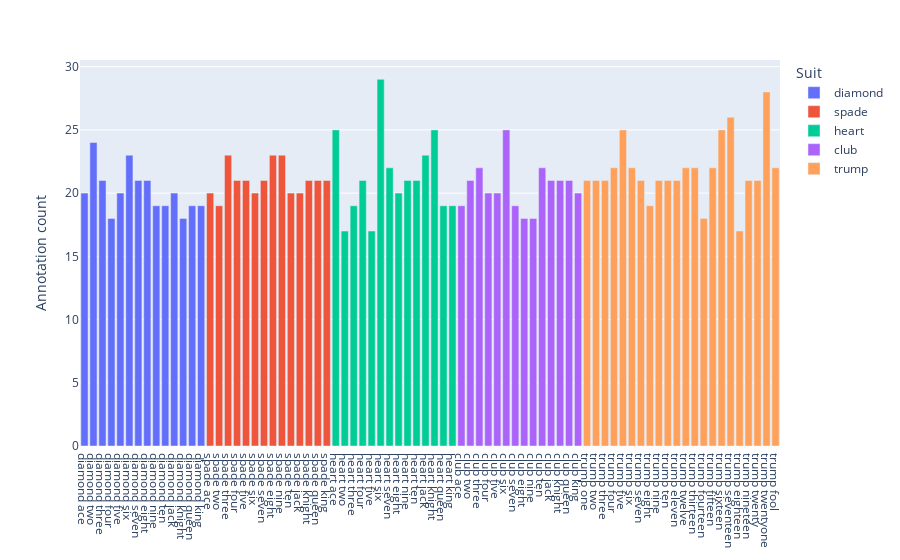

The notebook cell saved with this chart:
### Code cell
fig = px.bar(
    x=classes,
    y=[count[c] for c in classes],
    color=[c.split(" ")[0] for c in classes],
)
fig.update_layout(
    xaxis={"dtick": classes},
    xaxis_title=None,
    yaxis_title="Annotation count",
    legend_title="Suit",
)

### Figure 1 — Plotly figure (JSON) as saved in the notebook; plotly's stock layout.template omitted (floating-point values rounded to 4 significant figures)
{"data": [{"alignmentgroup": "True", "hovertemplate": "color=diamond<br>x=%{x}<br>y=%{y}<extra></extra>", "legendgroup": "diamond", "marker": {"color": "#636efa", "pattern": {"shape": ""}}, "name": "diamond", "offsetgroup": "diamond", "orientation": "v", "showlegend": true, "textposition": "auto", "type": "bar", "x": ["diamond ace", "diamond two", "diamond three", "diamond four", "diamond five", "diamond six", "diamond seven", "diamond eight", "diamond nine", "diamond ten", "diamond jack", "diamond knight", "diamond queen", "diamond king"], "xaxis": "x", "y": [20, 24, 21, 18, 20, 23, 21, 21, 19, 19, 20, 18, 19, 19], "yaxis": "y"}, {"alignmentgroup": "True", "hovertemplate": "color=spade<br>x=%{x}<br>y=%{y}<extra></extra>", "legendgroup": "spade", "marker": {"color": "#EF553B", "pattern": {"shape": ""}}, "name": "spade", "offsetgroup": "spade", "orientation": "v", "showlegend": true, "textposition": "auto", "type": "bar", "x": ["spade ace", "spade two", "spade three", "spade four", "spade five", "spade six", "spade seven", "spade eight", "spade nine", "spade ten", "spade jack", "spade knight", "spade queen", "spade king"], "xaxis": "x", "y": [20, 19, 23, 21, 21, 20, 21, 23, 23, 20, 20, 21, 21, 21], "yaxis": "y"}, {"alignmentgroup": "True", "hovertemplate": "color=heart<br>x=%{x}<br>y=%{y}<extra></extra>", "legendgroup": "heart", "marker": {"color": "#00cc96", "pattern": {"shape": ""}}, "name": "heart", "offsetgroup": "heart", "orientation": "v", "showlegend": true, "textposition": "auto", "type": "bar", "x": ["heart ace", "heart two", "heart three", "heart four", "heart five", "heart six", "heart seven", "heart eight", "heart nine", "heart ten", "heart jack", "heart knight", "heart queen", "heart king"], "xaxis": "x", "y": [25, 17, 19, 21, 17, 29, 22, 20, 21, 21, 23, 25, 19, 19], "yaxis": "y"}, {"alignmentgroup": "True", "hovertemplate": "color=club<br>x=%{x}<br>y=%{y}<extra></extra>", "legendgroup": "club", "marker": {"color": "#ab63fa", "pattern": {"shape": ""}}, "name": "club", "offsetgroup": "club", "orientation": "v", "showlegend": true, "textposition": "auto", "type": "bar", "x": ["club ace", "club two", "club three", "club four", "club five", "club six", "club seven", "club eight", "club nine", "club ten", "club jack", "club knight", "club queen", "club king"], "xaxis": "x", "y": [19, 21, 22, 20, 20, 25, 19, 18, 18, 22, 21, 21, 21, 20], "yaxis": "y"}, {"alignmentgroup": "True", "hovertemplate": "color=trump<br>x=%{x}<br>y=%{y}<extra></extra>", "legendgroup": "trump", "marker": {"color": "#FFA15A", "pattern": {"shape": ""}}, "name": "trump", "offsetgroup": "trump", "orientation": "v", "showlegend": true, "textposition": "auto", "type": "bar", "x": ["trump one", "trump two", "trump three", "trump four", "trump five", "trump six", "trump seven", "trump eight", "trump nine", "trump ten", "trump eleven", "trump twelve", "trump thirteen", "trump fourteen", "trump fifteen", "trump sixteen", "trump seventeen", "trump eighteen", "trump nineteen", "trump twenty", "trump twentyone", "trump fool"], "xaxis": "x", "y": [21, 21, 21, 22, 25, 22, 21, 19, 21, 21, 21, 22, 22, 18, 22, 25, 26, 17, 21, 21, 28, 22], "yaxis": "y"}], "layout": {"barmode": "relative", "legend": {"title": {"text": "Suit"}, "tracegroupgap": 0}, "margin": {"t": 60}, "xaxis": {"anchor": "y", "domain": [0, 1], "dtick": ["diamond ace", "diamond two", "diamond three", "diamond four", "diamond five", "diamond six", "diamond seven", "diamond eight", "diamond nine", "diamond ten", "diamond jack", "diamond knight", "diamond queen", "diamond king", "spade ace", "spade two", "spade three", "spade four", "spade five", "spade six", "spade seven", "spade eight", "spade nine", "spade ten", "spade jack", "spade knight", "spade queen", "spade king", "heart ace", "heart two", "heart three", "heart four", "heart five", "heart six", "heart seven", "heart eight", "heart nine", "heart ten", "heart jack", "heart knight", "heart queen", "heart king", "club ace", "club two", "club three", "club four", "club five", "club six", "club seven", "club eight", "club nine", "club ten", "club jack", "club knight", "club queen", "club king", "trump one", "trump two", "trump three", "trump four", "trump five", "trump six", "trump seven", "trump eight", "trump nine", "trump ten", "trump eleven", "trump twelve", "trump thirteen", "trump fourteen", "trump fifteen", "trump sixteen", "trump seventeen", "trump eighteen", "trump nineteen", "trump twenty", "trump twentyone", "trump fool"], "title": {}}, "yaxis": {"anchor": "x", "domain": [0, 1], "title": {"text": "Annotation count"}}}}
